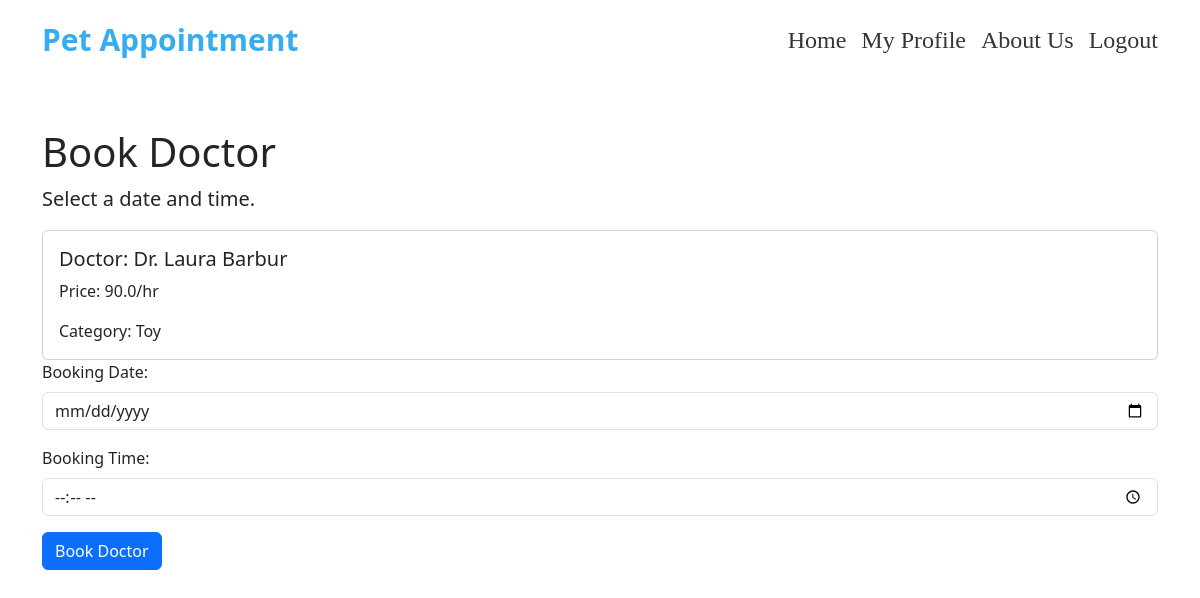
/book_doctor/4/ (signed in), run on the app's committed database.
### shop/models.py (models this page shows, shortened)
class Products(models.Model):
    title = models.CharField(max_length=100)
    price = models.FloatField()
    discount = models.FloatField()
    category = models.CharField(max_length=100)
    description = models.TextField()
    image = models.CharField(max_length=300)
    available_date = models.DateField( blank=True, null=True)
    available_time = models.TimeField( blank=True, null=True)

### shop/views.py (the view, shortened to what this page needs)
# urls.py: path('book_doctor/<int:product_id>/', views.book_doctor, name='book_doctor'),
@login_required
def book_doctor(request, product_id):
    product = Products.objects.get(pk=product_id)
    return render(request, 'shop/bookdoctor.html', {'product': product})

### shop/templates/shop/bookdoctor.html (shortened to what this page needs)
{% extends "shop/base.html" %}
    {% block content %}
    <div class="container mt-5">
        <div class="row">
            <div class="col">
                <h1>Book Doctor</h1>
                <p class="lead">Select a date and time.</p>
                <div class="card">
                    <div class="card-body">
                        <h5 class="card-title">Doctor: {{product.title}}</h5>
                        <p class="card-text">Price: {{product.price}}/hr</p>
                        <p class="card-text">Category: {{product.category}}</p>
                    </div>
                </div>
                <form method="post">
                    <div class="mb-3">
                        <label for="booking_date" class="form-label">Booking Date:</label>
                        <input type="date" class="form-control" id="booking_date" name="booking_date" required>
                    </div>
                    <div class="mb-3">
                        <label for="booking_time" class="form-label">Booking Time:</label>
                        <input type="time" class="form-control" id="booking_time" name="booking_time" required>
                    </div>
                    <button type="submit" class="btn btn-primary">Book Doctor</button>
                </form>
            </div>
        </div>
    </div>
    {% endblock %}

### data on the page
Products: title "Dr. Laura Barbur", price "90.0", category "Toy"
